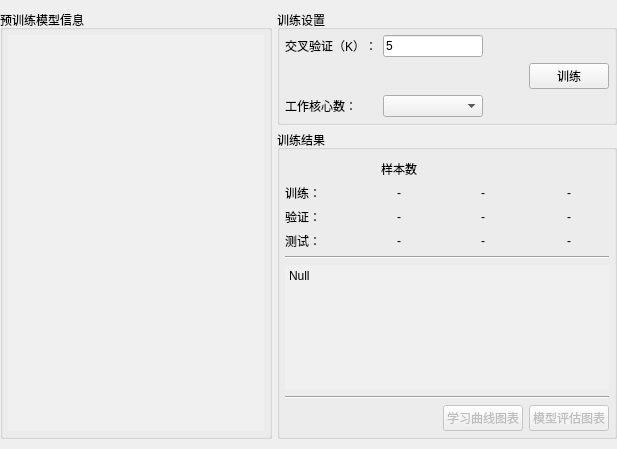
     <widget class="QWidget" name="trainEstimatorPage">
      <layout class="QHBoxLayout" name="trainModelHorizontalLayout" stretch="0,0">
       <property name="spacing">
        <number>5</number>
       </property>
       <property name="leftMargin">
        <number>0</number>
       </property>
       <property name="topMargin">
        <number>10</number>
       </property>
       <property name="rightMargin">
        <number>0</number>
       </property>
       <property name="bottomMargin">
        <number>10</number>
       </property>
       <item>
        <widget class="QGroupBox" name="preTrainingEstimatorInfoGroupBox">
         <property name="title">
          <string>预训练模型信息</string>
         </property>
         <layout class="QHBoxLayout" name="initModelTrainingInfoHorizontalLayout">
          <property name="leftMargin">
           <number>5</number>
          </property>
          <property name="topMargin">
           <number>5</number>
          </property>
          <property name="rightMargin">
           <number>5</number>
          </property>
          <property name="bottomMargin">
           <number>5</number>
          </property>
          <item>
           <widget class="QTextBrowser" name="preTrainingEstimatorInfoTextBrowser">
            <property name="styleSheet">
             <string notr="true">background:rgb(240,240,240)</string>
            </property>
            <property name="frameShape">
             <enum>QFrame::NoFrame</enum>
            </property>
           </widget>
          </item>
         </layout>
        </widget>
       </item>
       <item>
        <layout class="QVBoxLayout" name="trainEstimatorVerticalLayout">
         <item>
          <widget class="QGroupBox" name="trainSettingGroupBox">
           <property name="title">
            <string>训练设置</string>
           </property>
           <layout class="QGridLayout" name="trainEstimatorGridLayout">
            <property name="leftMargin">
             <number>5</number>
            </property>
            <property name="topMargin">
             <number>5</number>
            </property>
            <property name="rightMargin">
             <number>5</number>
            </property>
            <property name="bottomMargin">
             <number>5</number>
            </property>
            <item row="2" column="1">
             <widget class="QComboBox" name="nJobsComboBox">
              <property name="maximumSize">
               <size>
                <width>100</width>
                <height>16777215</height>
               </size>
              </property>
             </widget>
            </item>
            <item row="2" column="0">
             <widget class="QLabel" name="nJobsLabel">
              <property name="text">
               <string>工作核心数：</string>
              </property>
             </widget>
            </item>
            <item row="0" column="1">
             <widget class="QLineEdit" name="kFoldCVLineEdit">
              <property name="maximumSize">
               <size>
                <width>100</width>
                <height>16777215</height>
               </size>
              </property>
              <property name="text">
               <string>5</string>
              </property>
             </widget>
            </item>
            <item row="0" column="0">
             <widget class="QLabel" name="kFoldCVLabel">
              <property name="text">
               <string>交叉验证（K）：</string>
              </property>
             </widget>
            </item>
            <item row="1" column="2">
             <spacer name="trainEstimatorHorizontalSpacer">
              <property name="orientation">
               <enum>Qt::Horizontal</enum>
              </property>
              <property name="sizeHint" stdset="0">
               <size>
                <width>40</width>
                <height>20</height>
               </size>
              </property>
             </spacer>
            </item>
            <item row="1" column="3">
             <widget class="QPushButton" name="trainEstimatorPushButton">
              <property name="text">
               <string>训练</string>
              </property>
             </widget>
            </item>
           </layout>
          </widget>
         </item>
         <item>
          <widget class="QGroupBox" name="trainingCVTestResultGroupBox">
           <property name="title">
            <string>训练结果</string>
           </property>
           <layout class="QGridLayout" name="trainingCVTestResultGroupBoxGridLayout">
            <property name="leftMargin">
             <number>5</number>
            </property>
            <property name="topMargin">
             <number>10</number>
            </property>
            <property name="rightMargin">
             <number>5</number>
            </property>
            <property name="bottomMargin">
             <number>5</number>
            </property>
            <item row="2" column="2">
             <widget class="QLabel" name="estimatorScore_1Label">
              <property name="text">
               <string/>
              </property>
              <property name="alignment">
               <set>Qt::AlignCenter</set>
              </property>
             </widget>
            </item>
            <item row="10" column="3">
             <widget class="QPushButton" name="estimatorEvaluationChartPushButton">
              <property name="enabled">
               <bool>false</bool>
              </property>
              <property name="text">
               <string>模型评估图表</string>
              </property>
             </widget>
            </item>
            <item row="9" column="0" colspan="4">
             <widget class="Line" name="trainingCrossValidationTestResultGroupBoxLine">
              <property name="orientation">
               <enum>Qt::Horizontal</enum>
              </property>
             </widget>
            </item>
            <item row="5" column="1">
             <widget class="QLabel" name="cvSampleCountLabel">
              <property name="text">
               <string>-</string>
              </property>
              <property name="alignment">
               <set>Qt::AlignCenter</set>
              </property>
             </widget>
            </item>
            <item row="2" column="1">
             <widget class="QLabel" name="sampleCountLabel">
              <property name="text">
               <string>样本数</string>
              </property>
              <property name="alignment">
               <set>Qt::AlignCenter</set>
              </property>
             </widget>
            </item>
            <item row="4" column="3">
             <widget class="QLabel" name="trainingScore_2Label">
              <property name="text">
               <string>-</string>
              </property>
              <property name="alignment">
               <set>Qt::AlignCenter</set>
              </property>
             </widget>
            </item>
            <item row="10" column="2">
             <widget class="QPushButton" name="estimatorLearningCurveChartPushButton">
              <property name="enabled">
               <bool>false</bool>
              </property>
              <property name="text">
               <string>学习曲线图表</string>
              </property>
             </widget>
            </item>
            <item row="4" column="1">
             <widget class="QLabel" name="trainingSampleCountLabel">
              <property name="text">
               <string>-</string>
              </property>
              <property name="alignment">
               <set>Qt::AlignCenter</set>
              </property>
             </widget>
            </item>
            <item row="5" column="2">
             <widget class="QLabel" name="cvScore_1Label">
              <property name="text">
               <string>-</string>
              </property>
              <property name="alignment">
               <set>Qt::AlignCenter</set>
              </property>
             </widget>
            </item>
            <item row="5" column="0">
             <widget class="QLabel" name="cvResultLabel">
              <property name="text">
               <string>验证：</string>
              </property>
             </widget>
            </item>
            <item row="6" column="3">
             <widget class="QLabel" name="testScore_2Label">
              <property name="text">
               <string>-</string>
              </property>
              <property name="alignment">
               <set>Qt::AlignCenter</set>
              </property>
             </widget>
            </item>
            <item row="4" column="0">
             <widget class="QLabel" name="trainingResultLabel">
              <property name="maximumSize">
               <size>
                <width>70</width>
                <height>16777215</height>
               </size>
              </property>
              <property name="text">
               <string>训练：</string>
              </property>
             </widget>
            </item>
            <item row="6" column="1">
             <widget class="QLabel" name="testSampleCountLabel">
              <property name="text">
               <string>-</string>
              </property>
              <property name="alignment">
               <set>Qt::AlignCenter</set>
              </property>
             </widget>
            </item>
            <item row="6" column="0">
             <widget class="QLabel" name="testResultLabel">
              <property name="text">
               <string>测试：</string>
              </property>
             </widget>
            </item>
            <item row="4" column="2">
             <widget class="QLabel" name="trainingScore_1Label">
              <property name="text">
               <string>-</string>
              </property>
              <property name="alignment">
               <set>Qt::AlignCenter</set>
              </property>
             </widget>
            </item>
            <item row="2" column="3">
             <widget class="QLabel" name="estimatorScore_2Label">
              <property name="text">
               <string/>
              </property>
              <property name="alignment">
               <set>Qt::AlignCenter</set>
              </property>
             </widget>
            </item>
            <item row="5" column="3">
             <widget class="QLabel" name="cvScore_2Label">
              <property name="text">
               <string>-</string>
              </property>
              <property name="alignment">
               <set>Qt::AlignCenter</set>
              </property>
             </widget>
            </item>
            <item row="6" column="2">
             <widget class="QLabel" name="testScore_1Label">
              <property name="text">
               <string>-</string>
              </property>
              <property name="alignment">
               <set>Qt::AlignCenter</set>
              </property>
             </widget>
            </item>
            <item row="7" column="0" colspan="4">
             <widget class="Line" name="line">
              <property name="orientation">
               <enum>Qt::Horizontal</enum>
              </property>
             </widget>
            </item>
            <item row="8" column="0" colspan="4">
             <widget class="QTextBrowser" name="bestEstimatorInfoTextBrowser">
              <property name="maximumSize">
               <size>
                <width>16777215</width>
                <height>125</height>
               </size>
              </property>
              <property name="styleSheet">
               <string notr="true">background:rgb(240,240,240)</string>
              </property>
              <property name="frameShape">
               <enum>QFrame::NoFrame</enum>
              </property>
              <property name="html">
               <string>&lt;!DOCTYPE HTML PUBLIC &quot;-//W3C//DTD HTML 4.0//EN&quot; &quot;http://www.w3.org/TR/REC-html40/strict.dtd&quot;&gt;
&lt;html&gt;&lt;head&gt;&lt;meta name=&quot;qrichtext&quot; content=&quot;1&quot; /&gt;&lt;style type=&quot;text/css&quot;&gt;
p, li { white-space: pre-wrap; }
&lt;/style&gt;&lt;/head&gt;&lt;body style=&quot; font-family:'SimSun'; font-size:9pt; font-weight:400; font-style:normal;&quot;&gt;
&lt;p style=&quot; margin-top:0px; margin-bottom:0px; margin-left:0px; margin-right:0px; -qt-block-indent:0; text-indent:0px;&quot;&gt;Null&lt;/p&gt;&lt;/body&gt;&lt;/html&gt;</string>
              </property>
             </widget>
            </item>
           </layout>
          </widget>
         </item>
        </layout>
       </item>
      </layout>
     </widget>
